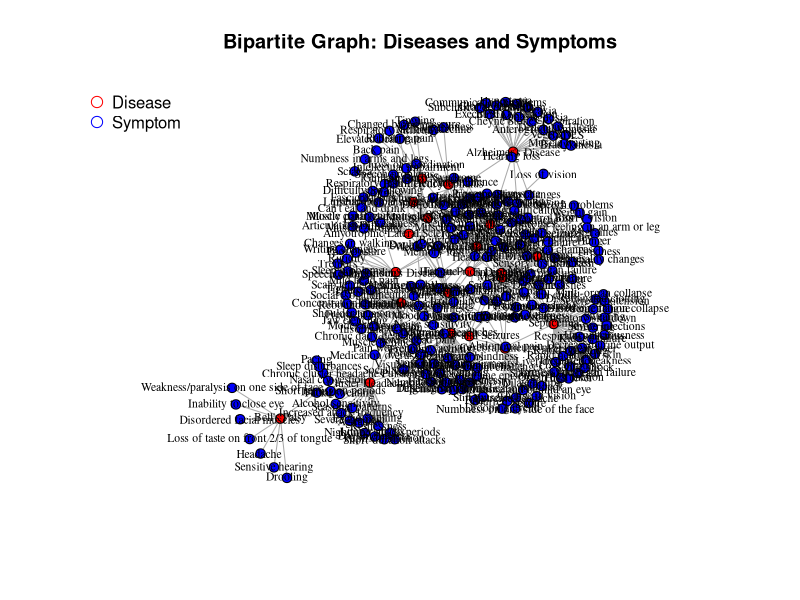
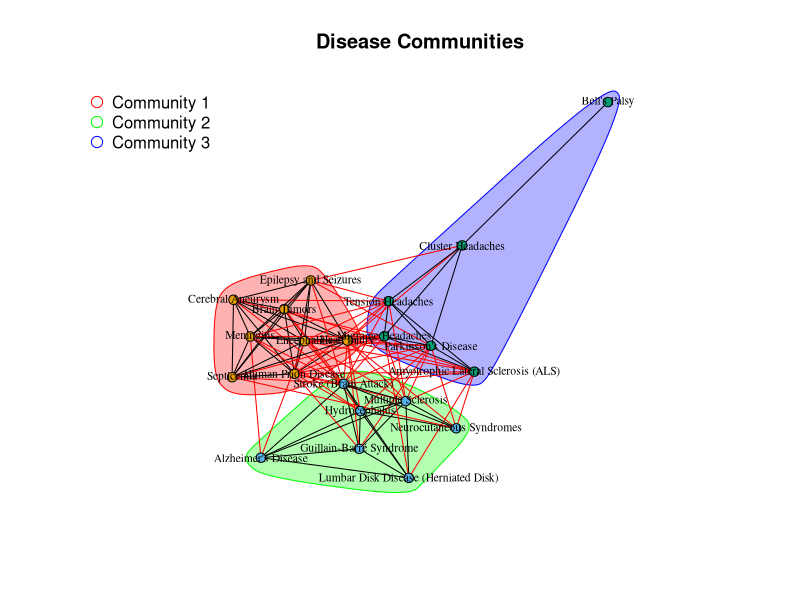

Write the R code that produced these figures, in order.
library(igraph)

data <- read.csv("edges.csv", stringsAsFactors = FALSE)

colnames(data) <- c("Disease", "Symptom")


bipartite_graph <- graph_from_data_frame(data, directed = FALSE)


V(bipartite_graph)$type <- ifelse(V(bipartite_graph)$name %in% data$Symptom, 1, 0)


V(bipartite_graph)$color <- ifelse(V(bipartite_graph)$type == 1, "blue", "red")  
V(bipartite_graph)$size <- 5  
V(bipartite_graph)$label.color <- "black"
V(bipartite_graph)$label.cex <- 0.7

layout <- layout_with_fr(bipartite_graph, niter = 10000, grid = "nogrid")

plot(
  bipartite_graph,
  layout = layout_with_kk(bipartite_graph),
  vertex.label = V(bipartite_graph)$name,
  vertex.color = V(bipartite_graph)$color,
  vertex.size = V(bipartite_graph)$size,
  vertex.label.cex = V(bipartite_graph)$label.cex,
  main = "Bipartite Graph: Diseases and Symptoms"
)


legend(
  "topleft",
  legend = c("Disease", "Symptom"),
  col = c("red", "blue"),
  pch = 21,
  pt.cex = 1.5,
  bty = "n"
)


V(bipartite_graph)$degree <- degree(bipartite_graph, mode = "all")


V(bipartite_graph)$betweenness <- betweenness(bipartite_graph, directed = FALSE)

clustering_coeff_diseases <- transitivity(bipartite.projection(bipartite_graph)$proj1, type = "local")
clustering_coeff_symptoms <- transitivity(bipartite.projection(bipartite_graph)$proj2, type = "local")

V(bipartite_graph)$clustering <- ifelse(
  V(bipartite_graph)$type == 0,
  clustering_coeff_diseases[match(V(bipartite_graph)$name, names(clustering_coeff_diseases))],
  clustering_coeff_symptoms[match(V(bipartite_graph)$name, names(clustering_coeff_symptoms))]
)

V(bipartite_graph)$pagerank <- page_rank(bipartite_graph)$vector

cat("\nTop Diseases by Degree Centrality:\n")
diseases <- V(bipartite_graph)$name[V(bipartite_graph)$type == 0]
disease_degree <- V(bipartite_graph)$degree[V(bipartite_graph)$type == 0]
print(sort(setNames(disease_degree, diseases), decreasing = TRUE))

cat("\nTop Symptoms by Degree Centrality:\n")
symptoms <- V(bipartite_graph)$name[V(bipartite_graph)$type == 1]
symptom_degree <- V(bipartite_graph)$degree[V(bipartite_graph)$type == 1]
print(sort(setNames(symptom_degree, symptoms), decreasing = TRUE))

cat("\nTop Diseases by PageRank:\n")
disease_pagerank <- V(bipartite_graph)$pagerank[V(bipartite_graph)$type == 0]
print(sort(setNames(disease_pagerank, diseases), decreasing = TRUE))

cat("\nTop Symptoms by PageRank:\n")
symptom_pagerank <- V(bipartite_graph)$pagerank[V(bipartite_graph)$type == 1]
print(sort(setNames(symptom_pagerank, symptoms), decreasing = TRUE))

cat("\nTop Diseases by Clustering Coefficient:\n")
disease_clustering <- V(bipartite_graph)$clustering[V(bipartite_graph)$type == 0]
print(sort(setNames(disease_clustering, diseases), decreasing = TRUE, na.last = TRUE))

cat("\nTop Symptoms by Clustering Coefficient:\n")
symptom_clustering <- V(bipartite_graph)$clustering[V(bipartite_graph)$type == 1]
print(sort(setNames(symptom_clustering, symptoms), decreasing = TRUE, na.last = TRUE))

disease_projection <- bipartite.projection(bipartite_graph)$proj1

communities <- cluster_louvain(disease_projection)

V(disease_projection)$community <- membership(communities)

plot(
  communities,
  disease_projection,
  vertex.label = V(disease_projection)$name,
  vertex.color = rainbow(max(V(disease_projection)$community))[V(disease_projection)$community],
  vertex.size = 5,
  main = "Disease Communities"
)

legend(
  "topleft",
  legend = paste("Community", 1:max(V(disease_projection)$community)),
  col = rainbow(max(V(disease_projection)$community)),
  pch = 21,
  pt.cex = 1.5,
  bty = "n"
)

results <- data.frame(
  Node = V(bipartite_graph)$name,
  Type = ifelse(V(bipartite_graph)$type == 1, "Symptom", "Disease"),
  Degree = V(bipartite_graph)$degree,
  Betweenness = V(bipartite_graph)$betweenness,
  PageRank = V(bipartite_graph)$pagerank,
  ClusteringCoefficient = V(bipartite_graph)$clustering
)


